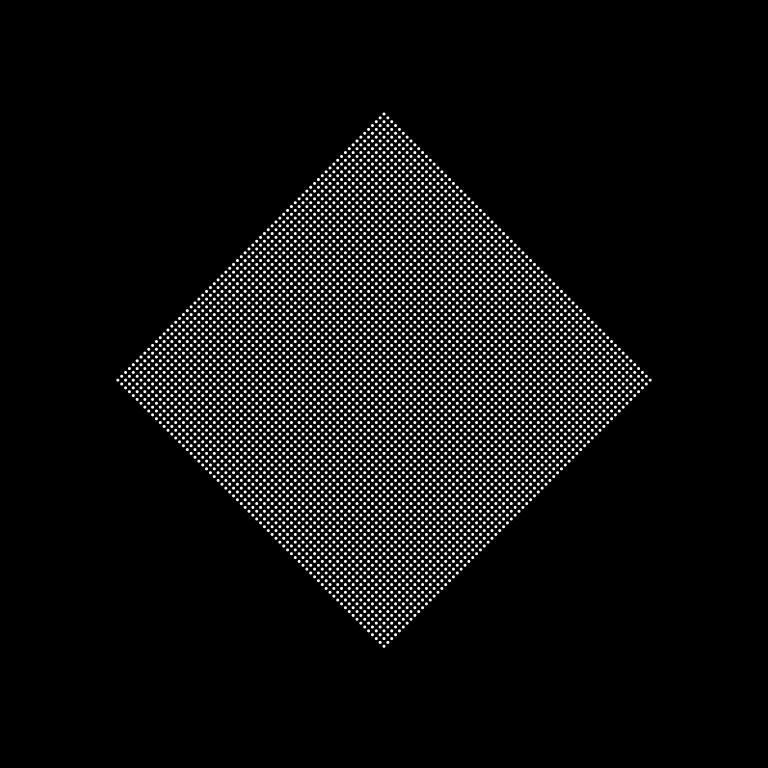

Recreate this plot in Python.
import numpy as np
from ortools.graph import pywrapgraph

import sys
sys.path.insert(0, '../../tools')
from rendering import *
from geometry import *
from stippling import *



name = 'animals'
width, height = 768, 768
duration = 15


def dist(A, B):
    BA = np.dot(B, np.transpose(A))
    BB = np.sum(np.square(B), axis=1)
    AA = np.sum(np.square(A), axis=1)
    return np.sqrt(np.transpose(AA - 2 * BA) + BB)


def best_permutation(A, B):
    costs = np.round(np.square(dist(A, B)))
    assignment = pywrapgraph.LinearSumAssignment()
    for a in range(costs.shape[0]):
        for b in range(costs.shape[1]):
            assignment.AddArcWithCost(a, b, int(costs[a, b]))
    status = assignment.Solve()
    return [assignment.RightMate(a) for a in range(costs.shape[0])]


def prepare_data():
    # Stipple all the animal images
    animals = ['eagle', 'grizzly', 'lion', 'owl', 'shark', 'spider', 'tiger', 'wolf', 'snake']
    for animal in animals:
        points = stipple_image_points(f'animals/{animal}.png', n_points=4900, scale_factor=2, max_iterations=150)
        np.save(f'animals/{animal}', points)

    # Create neutral grid pattern as starting point
    grid = np.mgrid[-35:35, -35:35].transpose(1,2,0).reshape(-1,2).astype(np.float32)
    grid *= 90 * (3000/256) / (35 * np.sqrt(2))
    rotate_around(grid, pi/4, np.array([0,0]))
    grid = grid + (1500, 1500)
    np.save('animals/grid.npy', grid)

    # Find optimal transport between consecutive point clouds
    names = ['grid', 'eagle', 'grizzly', 'lion', 'owl', 'shark', 'spider', 'tiger', 'wolf', 'snake', 'grid']
    np.save('animals/grid_perm.npy', np.load('animals/grid.npy'))
    for n in range(len(names) - 1):
        print('Optimizing', names[n], '-->', names[n+1])
        A = np.load(f'animals/{names[n]}_perm.npy')
        B = np.load(f'animals/{names[n+1]}.npy')
        perm = best_permutation(A, B)
        np.save(f'animals/{names[n+1]}_perm.npy', B[perm])


# Render frame at time t
def make_frame(t):
    surface = gz.Surface(width, height)

    image_paths = [f'animals/{name}.npy' for name in
                    ['grid', 'lion_perm', 'tiger_perm', 'grizzly_perm',
                     'wolf_perm', 'shark_perm', 'snake_perm', 'spider_perm',
                     'owl_perm', 'eagle_perm', 'grid_perm']]
    coords = np.array([np.load(path) for path in image_paths]) * width / 3000

    progress = t / duration
    coords = np.repeat(coords, [3,] + [2] * (len(coords)-2) + [3,], axis=0)

    for i in range(len(coords[0])):
        point = de_boor(progress * (len(coords) - 3.4) + 3, coords[:,i,:], degree=3)
        gz.circle(xy=point, r=1.5, fill=(1,1,1)).draw(surface)

    return surface.get_npimage()


# Render animation
if __name__ == '__main__':
    # prepare_data()
    save_poster(name, make_frame)
    render_webm(name, make_frame, duration, webm_params)
    convert_to_mp4(name, mp4_params)
